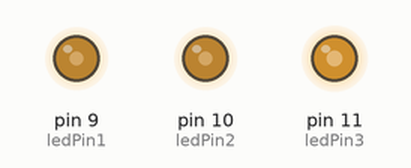
The sketch below on a simulated Arduino Uno, built with avr-gcc and run on an emulated ATmega328P. Shown: output pins drawn as LEDs (lit = HIGH). Random numbers use the default seed unless the sketch sets one.

Above: at 0.37 s.
At 5.61 s:
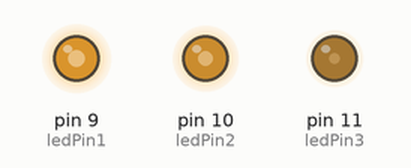
At 10.59 s:
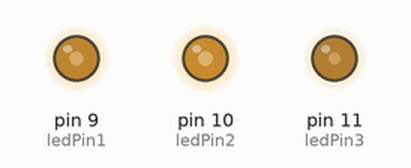
At 21.12 s:
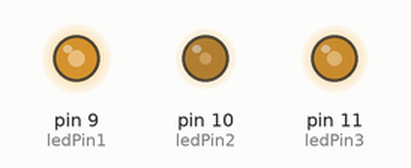
At 28.18 s:
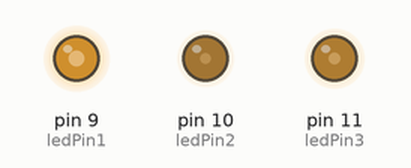
At 39.32 s:
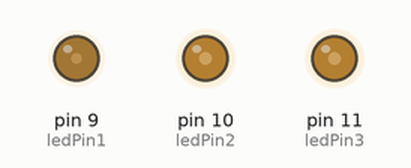
Timing chart, 0 to 40.0 s (numbered marks = the images above):
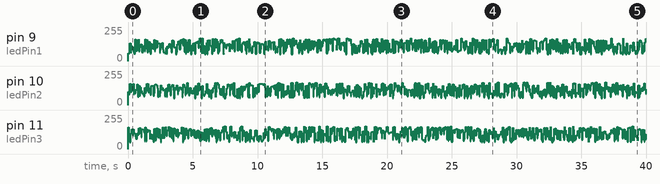

The sketch:

codigo_simuladorchamas.ino
```cpp
/* Projeto sugerido e elaborado pelos alunos em sala de aula
 * Desenvolvedores: Kauane Benitis
                    Victor Camargo
                    Flávio Rodrigues
                    Murilo Horácio Pereira da Cruz
 * Orientador: André Takeshi Endo
 * Criado em Junho de 2015
 * UTFPR-CP
 * Sistema simula efeito de chamas com LEDs
*/
//Define as portas dos LEDs
int ledPin1 = 9;
int ledPin2 = 10;
int ledPin3 = 11;
void setup() {
  //Define as portas como saída
  pinMode(ledPin1, OUTPUT);
  pinMode(ledPin2, OUTPUT);
  pinMode(ledPin3, OUTPUT);
}
void loop() {
  //Seta o PWM das portas dos LEDs randomicamente, dando efeito de chamas
  analogWrite(ledPin1, random(120)+50);
  analogWrite(ledPin2, random(120)+50);
  analogWrite(ledPin3, random(120)+50);
  delay(random(100));
}
```
